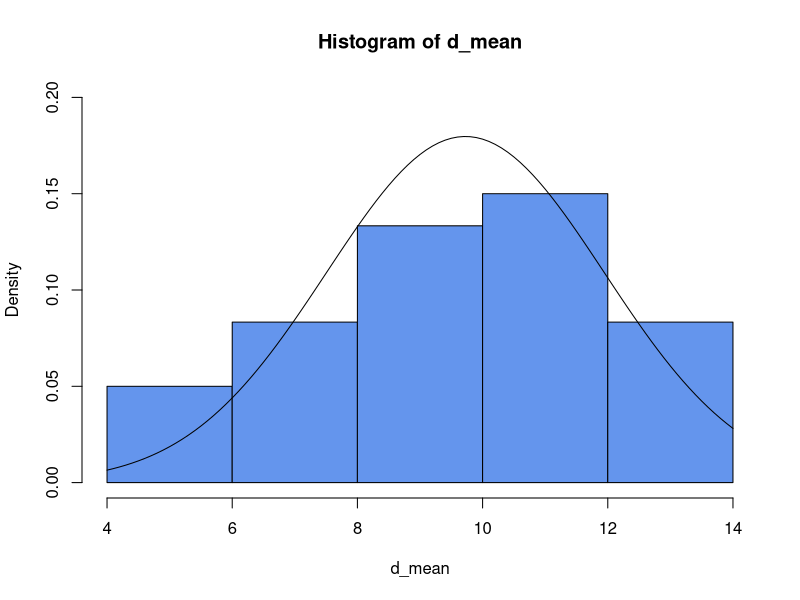
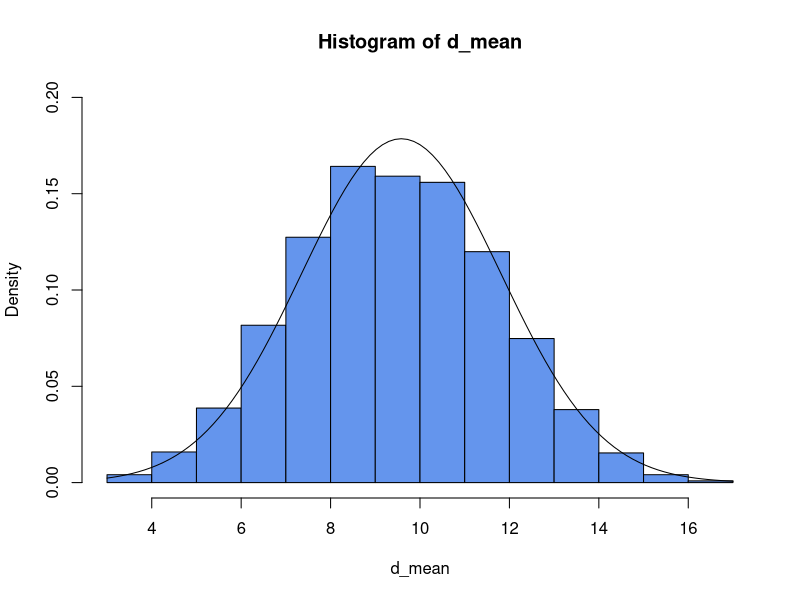

Recreate these plots in R, in order.
## ---- chunk 1
knitr::opts_chunk$set(echo = TRUE)
## ---- chunk 2
N <- c(3, 4, 6, 8, 10, 11, 12, 15, 17)
media_N <- mean(N)
media_N
sd_N <- sd(N)
sd_N
## ---- chunk 3
N <- c(3, 4, 6, 8, 10, 11, 12, 15, 17)
d_mean <- c()
for (i in 1:30){
  d_mean[i] <- mean(sample(N,size = 4,replace = TRUE))
}
print(d_mean)
## ---- chunk 4
mean(d_mean)
sd(d_mean)
hist(d_mean,col = "cornflowerblue",freq = F,ylim = c(0,0.2))
curve(dnorm(x,mean(d_mean),sd(d_mean)),add=TRUE)
## ---- chunk 5
N <- c(3, 4, 6, 8, 10, 11, 12, 15, 17)
d_mean <- c()
for (i in 1:10000){
  d_mean[i] <- mean(sample(N,size = 4,replace = TRUE))
}
hist(d_mean,col = "cornflowerblue",freq = F,ylim = c(0,0.2))
curve(dnorm(x,mean(d_mean),sd(d_mean)),add=TRUE)
## ---- chunk 6
pnorm(1.9233)
## ---- chunk 7
pnorm(-2.31)
